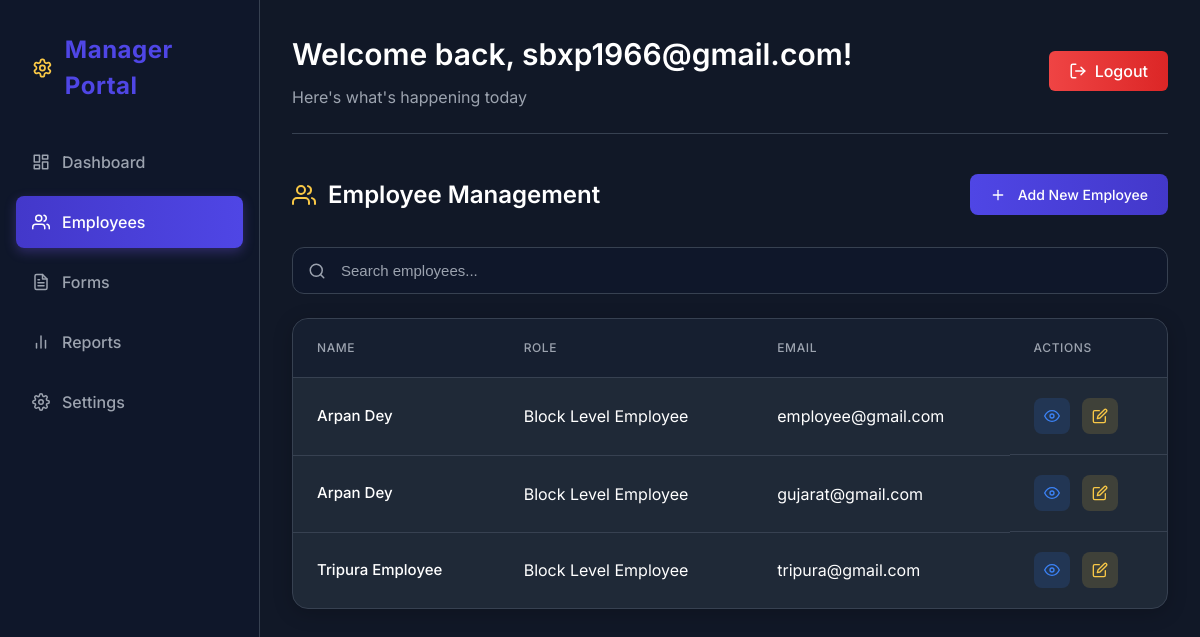
/manager/employees/ (signed in), run on an earlier commit of the app's database.
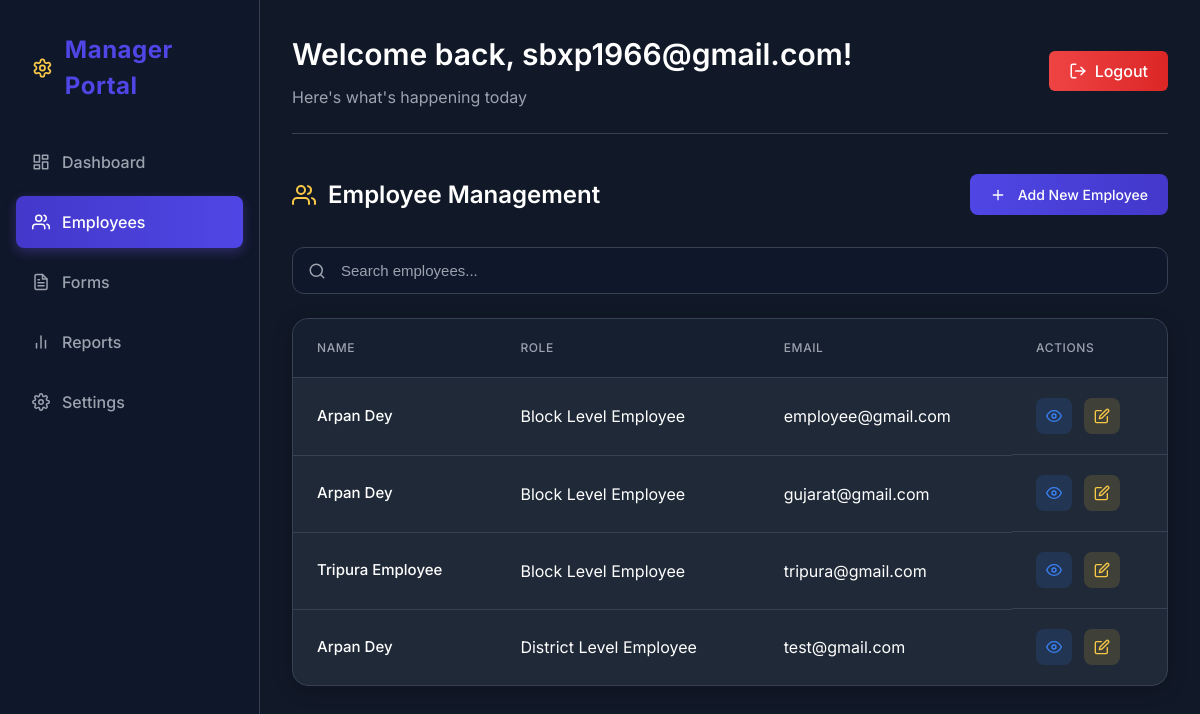
And on a later commit of the database.
### accounts/models.py (models this page shows, shortened)
class User(AbstractUser):
    ADMIN = 'admin'
    DISTRICT_EMPLOYEE = 'district_employee'
    BLOCK_EMPLOYEE = 'block_employee'
    ROLE_CHOICES = [
        (ADMIN, 'Admin'),
        (DISTRICT_EMPLOYEE, 'District Level Employee'),
        (BLOCK_EMPLOYEE, 'Block Level Employee'),
    ]
    username = None
    email = models.EmailField(_('email address'), unique=True)
    role = models.CharField(max_length=20, choices=ROLE_CHOICES, default=ADMIN)
    state = models.CharField(max_length=100, blank=True, null=True)
    district = models.CharField(max_length=100, blank=True, null=True)
    block = models.CharField(max_length=100, blank=True, null=True)
    id = models.AutoField(primary_key=True)
    phone_number = models.CharField(max_length=15, blank=True, null=True)
    USERNAME_FIELD = 'email'
    REQUIRED_FIELDS = []
    objects = CustomUserManager()

### managerdashboard/views.py (the view)
# urls.py: path('employees/', views.employee_list, name='employee_list'),
@login_required
@manager_required
def employee_list(request):
    employees = User.objects.filter(role__in=[User.DISTRICT_EMPLOYEE, User.BLOCK_EMPLOYEE])
    context = {
        'employees': employees,
        'user': request.user,
    }
    return render(request, 'managerdashboard/employee_list.html', context)

### templates/managerdashboard/employee_list.html (shortened to what this page needs)
{% extends 'managerdashboard/base.html' %}
{% load static %}
{% block dashboard_content %}
<div class="employee-list-container">
    <div class="page-header">
        <h2>
            Employee Management
        </h2>
        <a href="{% url 'managerdashboard:add_employee' %}" class="btn-add-employee">
            <svg xmlns="http://www.w3.org/2000/svg" width="16" height="16" viewBox="0 0 24 24" fill="none" stroke="currentColor" stroke-width="2" stroke-linecap="round" stroke-linejoin="round">
                <line x1="12" y1="5" x2="12" y2="19"></line>
                <line x1="5" y1="12" x2="19" y2="12"></line>
            </svg>
            Add New Employee
        </a>
    </div>
    <div class="employee-search">
        <svg class="search-icon" xmlns="http://www.w3.org/2000/svg" width="18" height="18" viewBox="0 0 24 24" fill="none" stroke="currentColor" stroke-width="2" stroke-linecap="round" stroke-linejoin="round">
            <circle cx="11" cy="11" r="8"></circle>
            <line x1="21" y1="21" x2="16.65" y2="16.65"></line>
        </svg>
        <input type="text" id="employeeSearch" placeholder="Search employees..." class="search-input">
    </div>
    {% if employees %}
        <div class="employee-table-container">
            <table class="employee-table">
                <thead>
                    <tr>
                        <th>Name</th>
                        <th>Role</th>
                        <th>Email</th>
                        <th>Actions</th>
                    </tr>
                </thead>
                <tbody>
                    {% for employee in employees %}
                    <tr class="employee-row">
                        <td>
                            <div class="employee-name">{{ employee.get_full_name }}</div>
                        </td>
                        <td>{{ employee.get_role_display }}</td>
                        <td>{{ employee.email }}</td>
                        <td class="actions">
                            <a href="#" class="btn-action btn-view" title="View Details">
                                <svg xmlns="http://www.w3.org/2000/svg" width="16" height="16" viewBox="0 0 24 24" fill="none" stroke="currentColor" stroke-width="2" stroke-linecap="round" stroke-linejoin="round">
                                    <path d="M1 12s4-8 11-8 11 8 11 8-4 8-11 8-11-8-11-8z"></path>
                                    <circle cx="12" cy="12" r="3"></circle>
                                </svg>
                            </a>
                            <a href="#" class="btn-action btn-edit" title="Edit">
                            </a>
                        </td>
                    </tr>
                    {% endfor %}
                </tbody>
            </table>
        </div>
    {% endif %}
</div>
{% endblock %}

### templates/managerdashboard/base.html (shortened to what this page needs)
{% extends 'base.html' %}
{% load static %}
{% block extra_css %}
<link rel="stylesheet" href="https://cdnjs.cloudflare.com/ajax/libs/font-awesome/6.0.0/css/all.min.css">
<link rel="stylesheet" href="{% static 'css/manager-dashboard.css' %}">
<link rel="stylesheet" href="{% static 'css/form-builder.css' %}">
{% endblock %}
{% block content %}
<div class="dashboard-container">
    <aside class="sidebar">
        <div class="sidebar-header">
            <h2>
                <span>Manager Portal</span>
            </h2>
        </div>
        <nav class="sidebar-nav">
            <ul>
                <li class="{% if request.resolver_match.url_name == 'manager_dashboard' %}active{% endif %}">
                    <a href="{% url 'managerdashboard:manager_dashboard' %}">
                        <span>Dashboard</span>
                    </a>
                </li>
                <li class="{% if request.resolver_match.url_name == 'employee_list' %}active{% endif %}">
                    <a href="{% url 'managerdashboard:employee_list' %}">
                        <span>Employees</span>
                    </a>
                </li>
                <li class="{% if request.resolver_match.url_name == 'forms_list' %}active{% endif %}">
                    <a href="{% url 'managerdashboard:forms_list' %}">
                        <span>Forms</span>
                    </a>
                </li>
                <li>
                    <a href="#">
                        <svg xmlns="http://www.w3.org/2000/svg" width="24" height="24" viewBox="0 0 24 24" fill="none" stroke="currentColor" stroke-width="2" stroke-linecap="round" stroke-linejoin="round">
                            <line x1="18" y1="20" x2="18" y2="10"></line>
                            <line x1="12" y1="20" x2="12" y2="4"></line>
                            <line x1="6" y1="20" x2="6" y2="14"></line>
                        </svg>
                        <span>Reports</span>
                    </a>
                </li>
                <li>
                    <a href="#">
                        <span>Settings</span>
                    </a>
                </li>
            </ul>
        </nav>
    </aside>
    <main class="main-content main-with-sidebar">
        <header class="top-bar">
            <div class="welcome-text">
                <h1>Welcome back, {{ user.get_full_name|default:user.email }}!</h1>
                <p>Here's what's happening today</p>
            </div>
            <div class="user-menu">
                <a href="{% url 'logout' %}" class="logout-btn">
                    Logout
                </a>
            </div>
        </header>
        {% block dashboard_content %}{% endblock %}
    </main>
</div>
{% endblock %}

### templates/base.html (shortened to what this page needs)
<!DOCTYPE html>
<html lang="en">
<head>
    {% block extra_css %}{% endblock %}
</head>
<body>
    {% block content %}{% endblock %}
</body>
</html>

### templates/base.html (style rules this page uses)
* { margin: 0; padding: 0; box-sizing: border-box; }
body { font-family: -apple-system, BlinkMacSystemFont, "Segoe UI", Roboto, "Helvetica Neue", Arial, sans-serif; line-height: 1.5; background: #111827; color: #E5E7EB; min-height: 100vh; }

What changed in the data, as far as the page shows it:
added User: get_full_name "Arpan Dey", role "District Level Employee", email "test@gmail.com"
